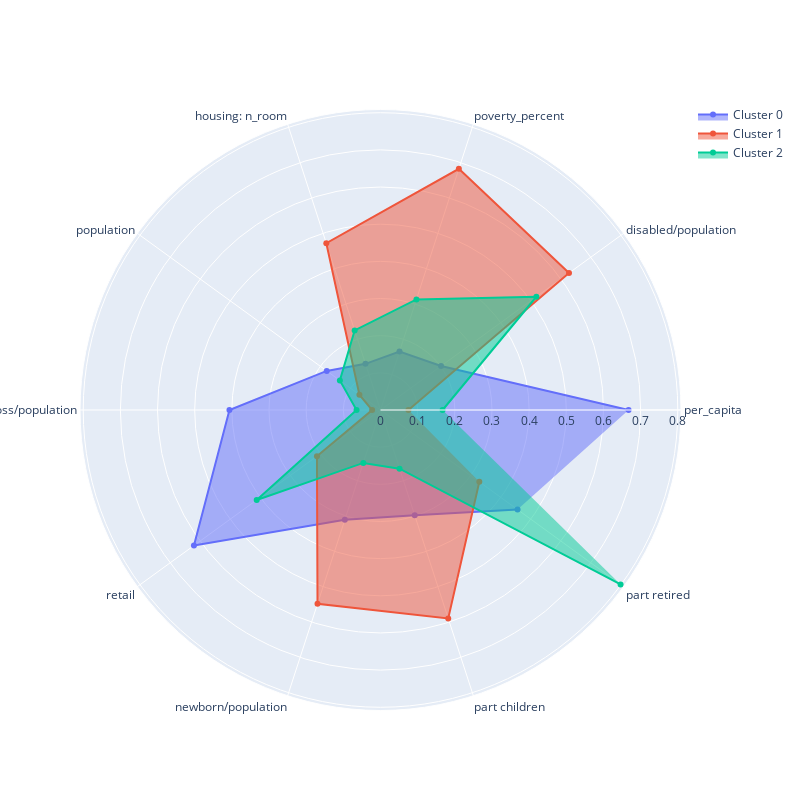

Notebook code cell kept with this figure:
### Markdown cell above
#### **4.1.1 Base модель K-means, n кластеров = 3**

### Code cell
plot_cluster_profile(labels_base, 3 )
df_n_kmeans_pca = df_n.copy()
df_n_kmeans_pca['labels'] = labels_base#labels_em_tsne
df_n_kmeans_pca['labels'].value_counts()

### Figure 1 — Plotly figure (JSON) as saved in the notebook; plotly's stock layout.template omitted (floating-point values rounded to 4 significant figures)
{"data": [{"fill": "toself", "name": "Cluster 0", "r": [0.6676, 0.2014, 0.1656, 0.1307, 0.1788, 0.4065, 0.6205, 0.3107, 0.2981, 0.4559], "theta": ["per_capita", "disabled/population", "poverty_percent", "housing: n_room", "population", "gross/population", "retail", "newborn/population", "part children", "part retired"], "type": "scatterpolar"}, {"fill": "toself", "name": "Cluster 1", "r": [0.07511, 0.6271, 0.6825, 0.4719, 0.07008, 0.0225, 0.2114, 0.5485, 0.5898, 0.3287], "theta": ["per_capita", "disabled/population", "poverty_percent", "housing: n_room", "population", "gross/population", "retail", "newborn/population", "part children", "part retired"], "type": "scatterpolar"}, {"fill": "toself", "name": "Cluster 2", "r": [0.167, 0.5185, 0.3129, 0.2251, 0.1352, 0.06442, 0.4118, 0.1497, 0.1659, 0.7986], "theta": ["per_capita", "disabled/population", "poverty_percent", "housing: n_room", "population", "gross/population", "retail", "newborn/population", "part children", "part retired"], "type": "scatterpolar"}], "layout": {"autosize": false, "height": 800, "showlegend": true, "width": 800}}
